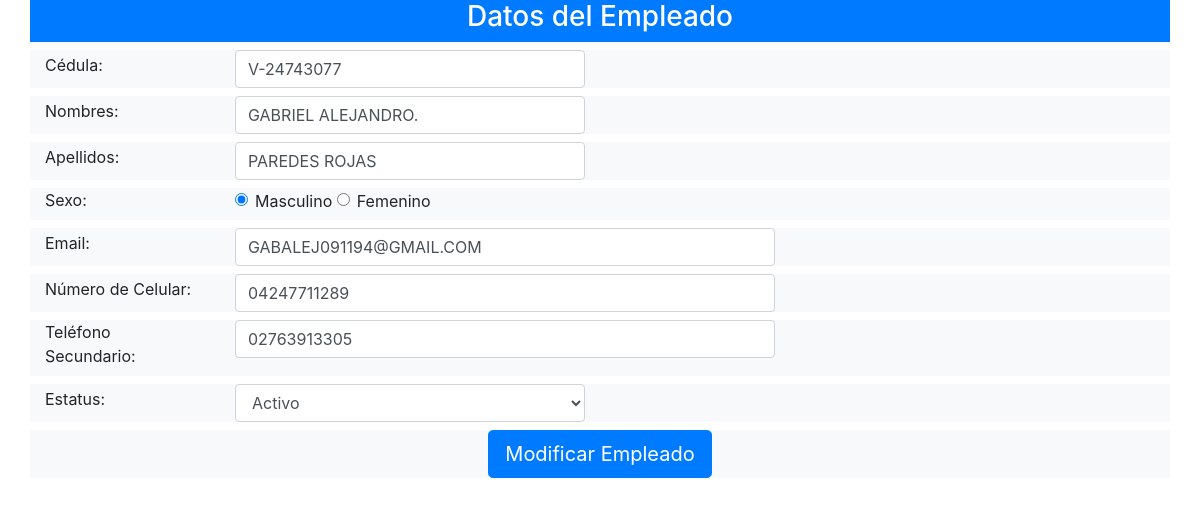
The page /frontend/pantalla/empleado/modificar_empleado.php on the database its author committed.
### tables this page shows
CREATE TABLE IF NOT EXISTS `empleado` (
  `cod_emp` int(11) NOT NULL AUTO_INCREMENT,
  `dni_emp` varchar(10) NOT NULL,
  `nom_emp` varchar(25) NOT NULL,
  `ape_emp` varchar(25) NOT NULL,
  `sex_emp` char(1) NOT NULL,
  `te1_emp` varchar(15) NOT NULL,
  `te2_emp` varchar(15) DEFAULT NULL,
  `ema_emp` varchar(80) NOT NULL,
  `est_emp` char(1) NOT NULL,
  PRIMARY KEY (`cod_emp`)
);

### backend/clase/permiso.class.php (called while the page is built, shortened)
<?php
require_once("utilidad.class.php");
class permiso extends utilidad
{   public $cod_per;
	public function validar_acceso($id_opc,$fky_usuario)
	{
		$sql="select est_per
		      from  permiso
		      where
		      fky_opcion=$id_opc and
		      fky_usuario=$fky_usuario";
		      return $this->ejecutar($sql);
	}
}
?>

### backend/clase/utilidad.class.php (called while the page is built, shortened)
<?php
class utilidad
{
    private $servidor="localhost";
    private $usuario="root";
    private $clave="";
    private $base_datos="febrero";
    public  $mysqli;
   public function conectar(){
   		$this->mysqli = new mysqli($this->servidor, $this->usuario, $this->clave, $this->base_datos);
   }
	public function ejecutar($sql){
		return $this->mysqli->query($sql);
	}
	public function extraer_dato($pun_bds){
		return $pun_bds->fetch_assoc();
	}
}
?>

### backend/clase/empleado.class.php (called while the page is built, shortened)
<?php
require_once("utilidad.class.php");
class empleado extends utilidad
{
   public function filtrar($cod_emp,$dni_emp,$nom_emp,$ape_emp){
        $where="where 1=1";
        $filtro1 = ($cod_emp!="") ? "and cod_emp=$cod_emp":"";
        $filtro2 = ($dni_emp!="") ? "and dni_emp='$dni_emp'":"";
        $filtro3 = ($nom_emp!="") ? "and nom_emp like '%$nom_emp%'":"";
        $filtro4 = ($ape_emp!="") ? "and ape_emp like '%$ape_emp%'":"";
   		  $sql="select * from empleado $where $filtro1 $filtro2 $filtro3 $filtro4";
   	    return $this->ejecutar($sql);
   }
}
?>

### frontend/pantalla/empleado/modificar_empleado.php (the view, shortened to what this page needs)
<?php
require("../../../backend/clase/empleado.class.php");
require("../../../backend/clase/permiso.class.php");
$obj=new Empleado;
$objPermiso=new permiso;
$permiso=$objPermiso->validar_acceso($opcion=1,$fky_usuario=1,$token=md5("12345"));
$acceso=$objPermiso->extraer_dato($permiso);
if($acceso["est_per"]=="A")
{
$resultado=$obj->filtrar($obj->cod_emp,$dni_emp="",$nom_emp="",$ape_emp="");
$datos=$obj->extraer_dato($resultado);
?>
<!DOCTYPE html>
<html lang="en">
<head>
	<link rel="stylesheet" href="../../bootstrap-4.0/css/bootstrap.min.css">
</head>
<body>
<form action="../../../backend/controlador/Empleado.php" method="POST">
	<div class="container">
	 <div class="row bg-primary text-white">
	 	 <div class="col-12 text-center">
	  	<h3>Datos del Empleado</h3>
	 	 </div>
	  </div>
	  <div class="row mt-2 bg-light">
		<div class="col-md-2 col-12 align-self-center">
		     <label for="">Cédula:</label>
		</div>
		<div class="col-md-4 col-12">
		    <input type="text" name="dni_emp" id="dni_emp" required="required" maxlength="15" class="form-control" placeholder="Cédula del Empleado" onkeyup="return solo_numeros();"
		    value="<?php echo $datos['dni_emp']; ?>">
		</div>
	  </div>
	  <div class="row mt-2 bg-light">
		<div class="col-md-2 col-12 align-self-center">
		     <label for="">Nombres:</label>
		</div>
		<div class="col-md-4 col-12">
		    <input type="text" name="nom_emp" id="nom_emp" required="required" maxlength="25" class="form-control text-uppercase" placeholder="Nombre del Empleado" onkeyup="return solo_letras();" value="<?php echo $datos['nom_emp']; ?>">
		</div>
	  </div>
	   <div class="row mt-2 bg-light"">
		<div class="col-md-2 col-12 align-self-center">
		     <label for="">Apellidos:</label>
		</div>
		<div class="col-md-4 col-12">
		    <input type="text" name="ape_emp" id="ape_emp" required="required" maxlength="25" class="form-control text-uppercase" placeholder="Apellido del Empleado" onkeyup="return solo_letras();" value="<?php echo $datos['ape_emp']; ?>">
		</div>
	  </div>
	   <div class="row mt-2 bg-light">
		<div class="col-md-2 col-12 align-self-center">
		     <label for="">Sexo:</label>
		</div>
		<div class="col-md-4 col-12">
		  <div class="form-check-inline">
						<label class="form-check-label">
						<?php
							$checked = ($datos['sex_emp']=="M") ? "checked":"";
							echo "<input type='radio' name='sex_emp' id='sex_emp1' class='form-check-input mr-2' value='M' $checked>Masculino";
						?>
						</label>
						<label class="form-check-label">
						<?php
							$checked = ($datos['sex_emp']=="F") ? "checked":"";
							echo "<input type='radio' name='sex_emp' id='sex_emp2' class='form-check-input mr-2' value='F' $checked>Femenino";
						?>
						</label>
					</div>
		</div>
	  </div>
	   <div class="row mt-2 bg-light"">
		<div class="col-md-2 col-12 align-self-center">
		     <label for="">Email:</label>
		</div>
		<div class="col-md-6 col-12">
		    <input type="text" name="ema_emp" id="ema_emp" required="required" maxlength="80" class="form-control text-uppercase" placeholder="Email del Empleado" onkeyup="return solo_email();" value="<?php echo $datos['ema_emp']; ?>">
		</div>
	  </div>
	  <div class="row mt-2 bg-light">
	  <div class="col-md-2 col-12 align-self-center">
		     <label for="">Número de Celular:</label>
		</div>
		<div class="col-md-6 col-12">
		    <input type="text" name="te1_emp" id="te1_emp" required="required" maxlength="15" class="form-control" placeholder="Preferiblemente con Whatsapp" onkeyup="return solo_numeros();" value="<?php echo $datos['te1_emp']; ?>">
		</div>
	  </div>
	  <div class="row mt-2 bg-light"">
	  <div class="col-md-2 col-12 align-self-center">
		     <label for="">Teléfono Secundario:</label>
		</div>
		<div class="col-md-6 col-12">
		    <input type="text" name="te2_emp" id="te2_emp" maxlength="15" class="form-control" placeholder="Teléfono Secundario" onkeyup="return solo_numeros();" value="<?php echo $datos['te2_emp']; ?>">
		</div>
	  </div>
	  <div class="row mt-2 bg-light"">
	     <div class="col-md-2 col-12 align-self-center">
		     <label for="">Estatus:</label>
		</div>
	  <div class="col-md-4 col-12">
	     <select name='est_emp' id='est_emp' class='form-control'>
		 <?php
		 $selected = ($datos['est_emp']=='A') ? "selected":"";
		 echo "<option value='A' $selected>Activo</option>";
		 ?>
		</select>
	   </div>
	  </div>
	  <div class="row mt-2 bg-light">
	  	 <div class="col-12  text-center">
		     <input type="submit" class="btn btn-primary btn-lg" value="Modificar Empleado">
		</div>
	   </div>
	</div>
</form>
</body>
</html>
<?php
}else{
	$obj->mensaje("danger","No tienes permiso de accesar a esta p&aacute;gina");
}
?>

### rows shown on the page
empleado: dni_emp "V-24743077", nom_emp "Gabriel Alejandro.", ape_emp "Paredes Rojas", ema_emp "gabalej091194@gmail.com", te1_emp "04247711289", te2_emp "02763913305"
